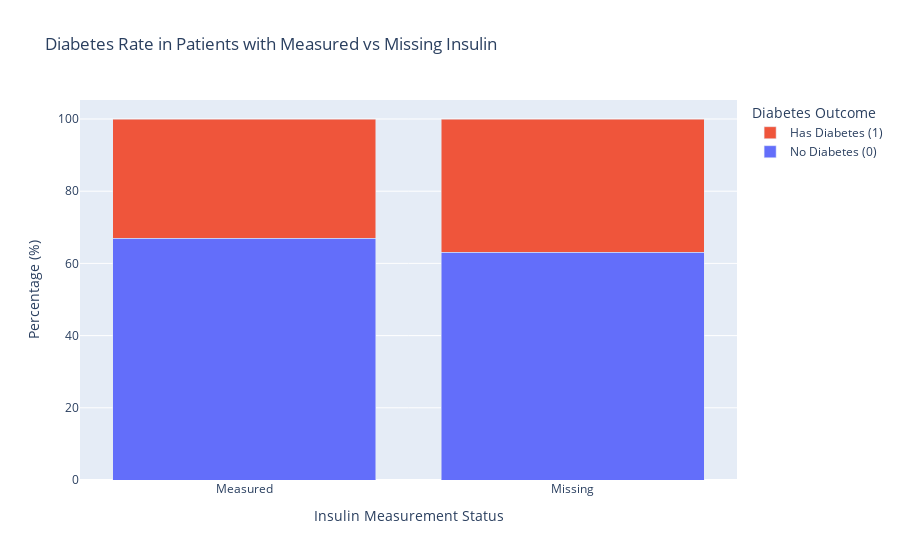

The notebook cell saved with this chart:
### Code cell
# Are patients with missing Insulin measurements more likely to be diabetic?

# Create missing flag
df['insulin_missing'] = (df['Insulin'] == 0).astype(int)

# Cross-tab
ct = pd.crosstab(df['insulin_missing'], df['Outcome'], normalize='index') * 100

fig = go.Figure(data=[
    go.Bar(name='No Diabetes (0)', x=['Measured', 'Missing'], y=ct[0], marker_color='#636EFA'),
    go.Bar(name='Has Diabetes (1)', x=['Measured', 'Missing'], y=ct[1], marker_color='#EF553B')
])

fig.update_layout(
    title="Diabetes Rate in Patients with Measured vs Missing Insulin",
    xaxis_title="Insulin Measurement Status",
    yaxis_title="Percentage (%)",
    barmode='stack',
    legend_title="Diabetes Outcome"
)
fig.show()

### Figure 1 — Plotly figure (JSON) as saved in the notebook; plotly's stock layout.template omitted (floating-point values rounded to 4 significant figures)
{"data": [{"marker": {"color": "#636EFA"}, "name": "No Diabetes (0)", "type": "bar", "x": ["Measured", "Missing"], "y": [67.01, 63.1]}, {"marker": {"color": "#EF553B"}, "name": "Has Diabetes (1)", "type": "bar", "x": ["Measured", "Missing"], "y": [32.99, 36.9]}], "layout": {"barmode": "stack", "legend": {"title": {"text": "Diabetes Outcome"}}, "title": {"text": "Diabetes Rate in Patients with Measured vs Missing Insulin"}, "xaxis": {"title": {"text": "Insulin Measurement Status"}}, "yaxis": {"title": {"text": "Percentage (%)"}}}}
